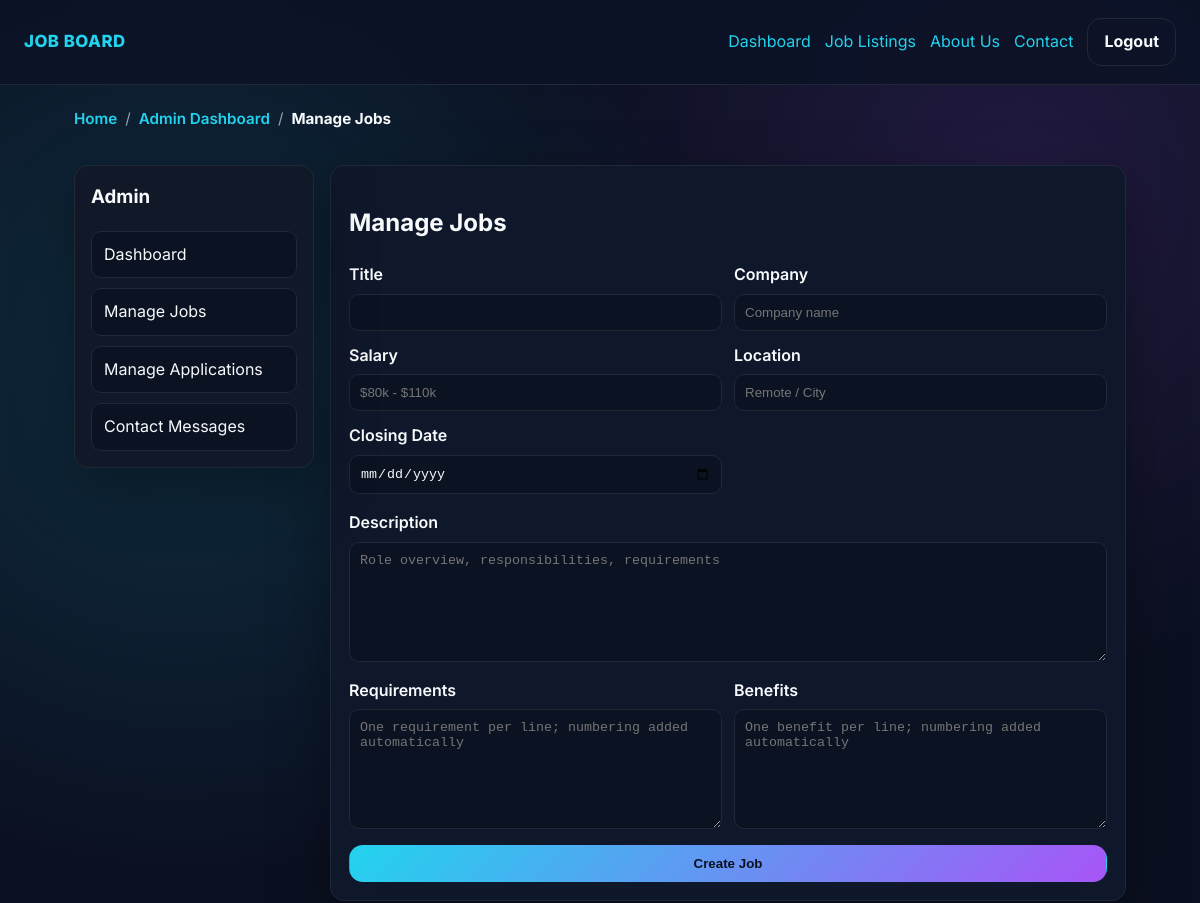
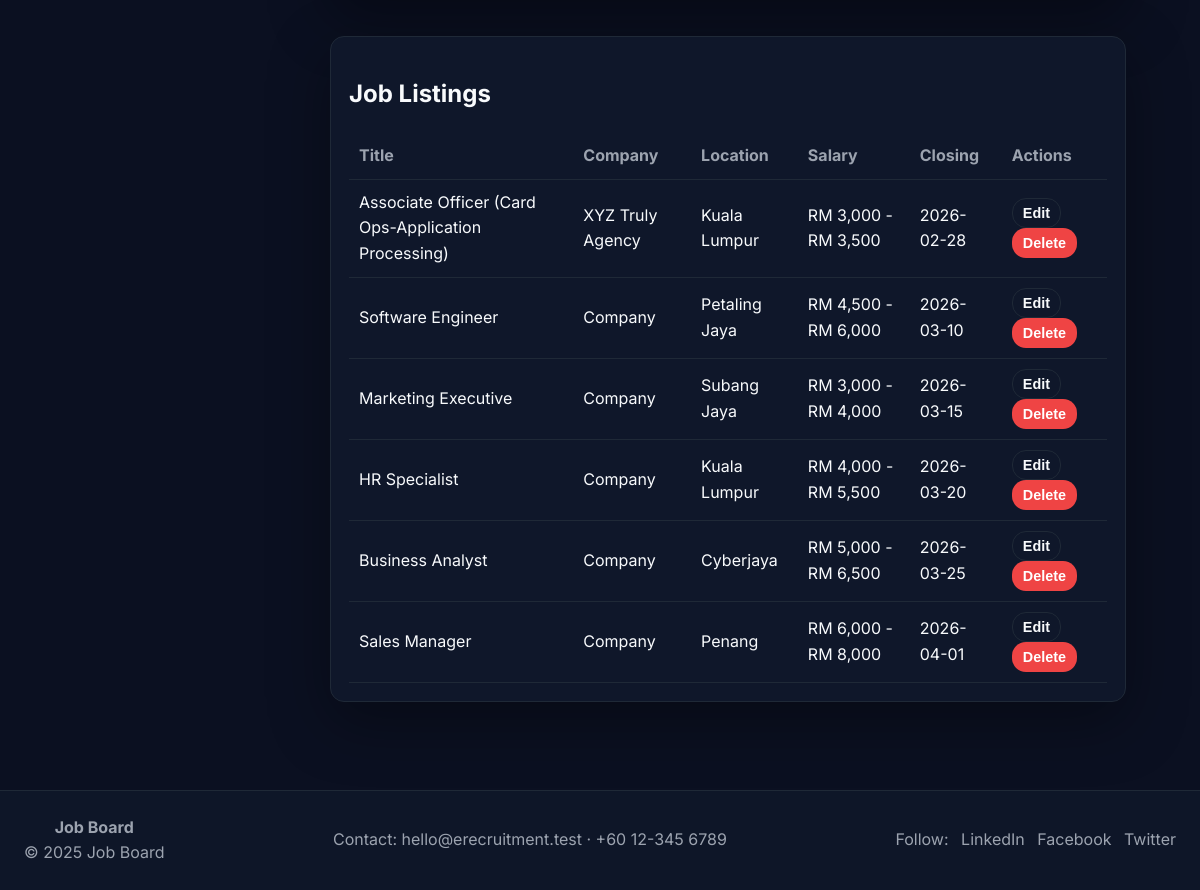
The page /admin/jobs.php (signed in) on the database its author committed (2 pictures, top to bottom).
### tables this page shows
CREATE TABLE `jobs` (
  `id` int(11) NOT NULL,
  `title` varchar(150) NOT NULL,
  `description` text NOT NULL,
  `salary` varchar(120) DEFAULT NULL,
  `location` varchar(120) DEFAULT NULL,
  `closing_date` date DEFAULT NULL,
  `created_by` int(11) DEFAULT NULL,
  `created_at` timestamp NOT NULL DEFAULT current_timestamp(),
  `requirements` text DEFAULT NULL,
  `benefits` text DEFAULT NULL,
  `company` varchar(150) DEFAULT 'Company'
);

### includes/auth.php (called while the page is built, shortened)
<?php
function h($string)
{
    return htmlspecialchars((string)$string, ENT_QUOTES, 'UTF-8');
}
function base_path()
{
    static $base;
    if ($base !== null) {
        return $base;
    }
    $scriptDir = str_replace('\\', '/', dirname($_SERVER['SCRIPT_NAME'] ?? ''));
    $base = rtrim(preg_replace('#/(admin|user)(/.*)?$#', '', $scriptDir), '/');
    if ($base === '' && !empty($_SERVER['DOCUMENT_ROOT'])) {
        $docRoot = str_replace('\\', '/', realpath($_SERVER['DOCUMENT_ROOT']));
        $appRoot = str_replace('\\', '/', realpath(__DIR__ . '/..'));
        if ($docRoot && $appRoot && strpos($appRoot, $docRoot) === 0) {
            $derived = substr($appRoot, strlen($docRoot));
            $base = rtrim($derived, '/');
        }
    }
    return $base;
}
function url_for($path)
{
    $root = base_path();
    $trimmed = '/' . ltrim($path, '/');
    return ($root === '') ? $trimmed : $root . $trimmed;
}
function current_path()
{
    $uri = parse_url($_SERVER['REQUEST_URI'] ?? '', PHP_URL_PATH);
    $base = base_path();
    $uri = ltrim($uri, '/');
    return $uri;
}

### admin/jobs.php (the view, shortened to what this page needs)
<?php
require_once __DIR__ . '/../includes/auth.php';
$jobs = $pdo->query('SELECT * FROM jobs ORDER BY created_at DESC')->fetchAll();
?>
<?php include __DIR__ . '/../includes/header.php'; ?>
<div class="layout-shell">
    <aside class="sidebar">
        <h3>Admin</h3>
        <nav>
            <a href="<?php echo h(url_for('admin/index.php')); ?>">Dashboard</a>
            <a href="<?php echo h(url_for('admin/jobs.php')); ?>">Manage Jobs</a>
            <a href="<?php echo h(url_for('admin/applications.php')); ?>">Manage Applications</a>
            <a href="<?php echo h(url_for('admin/messages.php')); ?>">Contact Messages</a>
        </nav>
    </aside>
    <div class="stacked">
        <section class="card">
            <h1>Manage Jobs</h1>
            <form class="stacked-lg" method="post">
                <div class="grid-form">
                    <label>
                        Title
                        <input name="title" required>
                    </label>
                    <label>
                        Company
                        <input name="company" required placeholder="Company name">
                    </label>
                    <label>
                        Salary
                        <input name="salary" placeholder="$80k - $110k">
                    </label>
            <label>
                Location
                <input name="location" placeholder="Remote / City">
            </label>
            <label>
                Closing Date
                <input type="date" name="closing_date">
            </label>
        </div>
                <label>
                    Description
                        <textarea name="description" required placeholder="Role overview, responsibilities, requirements"></textarea>
                    </label>
                <div class="grid-form">
                    <label>
                        Requirements
                        <textarea name="requirements" placeholder="One requirement per line; numbering added automatically"></textarea>
                    </label>
                    <label>
                        Benefits
                        <textarea name="benefits" placeholder="One benefit per line; numbering added automatically"></textarea>
                    </label>
                </div>
                <button class="button" type="submit">Create Job</button>
            </form>
        </section><br>
        <section class="card">
            <h2>Job Listings</h2>
            <?php if (!$jobs): ?>
                <p class="muted">No jobs available.</p>
            <?php else: ?>
                <table class="jobs-table">
                    <thead>
                    <tr>
                    <th>Title</th>
                    <th>Company</th>
                    <th>Location</th>
                    <th>Salary</th>
                    <th>Closing</th>
                    <th>Actions</th>
                </tr>
                    </thead>
                    <tbody>
            <?php foreach ($jobs as $job): ?>
                <tr id="job-<?php echo (int)$job['id']; ?>">
                    <td data-label="Title"><?php echo h($job['title']); ?></td>
                    <td data-label="Company"><?php echo h($job['company']); ?></td>
                    <td data-label="Location"><?php echo h($job['location']); ?></td>
                    <td data-label="Salary"><?php echo h($job['salary']); ?></td>
                    <td data-label="Closing"><?php echo h($job['closing_date']); ?></td>
                    <td data-label="Actions">
                        <button type="button" class="button small secondary" onclick="showEditForm(<?php echo (int)$job['id']; ?>)">Edit</button>
                        <form class="inline-form" method="post" onsubmit="return confirm('Delete this job?');">
                            <button class="button small danger" type="submit">Delete</button>
                                </form>
                            </td>
                        </tr>
                    <?php endforeach; ?>
                    </tbody>
                </table>
            <?php endif; ?>
        </section>
    </div>
</div>
<?php include __DIR__ . '/../includes/footer.php'; ?>

### assets/styles.css (style rules this page uses)
:root { --bg: #0b1021; --panel: #0f172a; --panel-2: #111827; --accent: #22d3ee; --accent-2: #a855f7; --text: #f8fafc; --muted: #9ca3af; --danger: #ef4444; --success: #22c55e; --border: #1f2937; --radius: 14px; --shadow: 0 20px 60px rgba(0, 0, 0, 0.35); --transition: 180ms ease; font-family: 'Inter', 'Segoe UI', system-ui, -apple-system, sans-serif; }
*, *::before, *::after { box-sizing: border-box; }
body { margin: 0; background: radial-gradient(circle at 15% 20%, rgba(34, 211, 238, 0.15), transparent 30%), radial-gradient(circle at 85% 10%, rgba(168, 85, 247, 0.14), transparent 26%), var(--bg); color: var(--text); line-height: 1.6; }
a { color: var(--accent); text-decoration: none; transition: color var(--transition); }
.button { display: inline-flex; align-items: center; justify-content: center; padding: 10px 16px; border-radius: var(--radius); border: 1px solid transparent; background: linear-gradient(135deg, var(--accent), var(--accent-2)); color: #0b1021; font-weight: 700; cursor: pointer; transition: transform var(--transition), box-shadow var(--transition), filter var(--transition); }
.button.secondary { background: transparent; color: var(--text); border: 1px solid var(--border); }
.button.danger { background: var(--danger); color: white; }
.button.small { padding: 6px 10px; font-size: 0.9rem; }
.card { background: var(--panel); border: 1px solid var(--border); border-radius: var(--radius); padding: 18px; box-shadow: var(--shadow); transition: transform var(--transition), box-shadow var(--transition), border-color var(--transition); }
form { display: grid; gap: 12px; }
label { display: grid; gap: 6px; font-weight: 600; }
input, textarea, select { padding: 10px; border-radius: 10px; border: 1px solid var(--border); background: #0b1222; color: var(--text); transition: border-color var(--transition), box-shadow var(--transition); }
textarea { min-height: 120px; }
table { width: 100%; border-collapse: collapse; margin-top: 10px; }
th, td { padding: 10px; border-bottom: 1px solid var(--border); text-align: left; }
th { color: var(--muted); font-weight: 700; }
.stacked { display: flex; flex-direction: column; gap: 6px; }
.inline-form { display: inline-flex; gap: 8px; }
.stacked-lg { display: grid; gap: 16px; }
.grid-form { display: grid; grid-template-columns: repeat(auto-fit, minmax(260px, 1fr)); gap: 12px; }
.layout-shell { display: grid; grid-template-columns: 240px 1fr; gap: 16px; }
.sidebar { background: var(--panel-2); border: 1px solid var(--border); border-radius: var(--radius); padding: 16px; box-shadow: var(--shadow); position: sticky; top: 80px; height: fit-content; }
.sidebar h3 { margin-top: 0; }
.sidebar nav { display: grid; gap: 10px; }
.sidebar a { padding: 10px 12px; border-radius: 10px; background: #0b1222; border: 1px solid var(--border); color: var(--text); transition: background var(--transition), transform var(--transition); }

### rows shown on the page
jobs: title "Associate Officer (Card Ops-Application Processing)", company "XYZ Truly Agency", location "Kuala Lumpur", salary "RM 3,000 - RM 3,500", closing_date "2026-02-28"
jobs: title "Software Engineer", company "Company", location "Petaling Jaya", salary "RM 4,500 - RM 6,000", closing_date "2026-03-10"
jobs: title "Marketing Executive", company "Company", location "Subang Jaya", salary "RM 3,000 - RM 4,000", closing_date "2026-03-15"
jobs: title "HR Specialist", company "Company", location "Kuala Lumpur", salary "RM 4,000 - RM 5,500", closing_date "2026-03-20"
jobs: title "Business Analyst", company "Company", location "Cyberjaya", salary "RM 5,000 - RM 6,500", closing_date "2026-03-25"
jobs: title "Sales Manager", company "Company", location "Penang", salary "RM 6,000 - RM 8,000", closing_date "2026-04-01"

### other values the page prints
$crumb['label'] "Home"
$crumb['label'] "Admin Dashboard"
$crumb['label'] "Manage Jobs"
